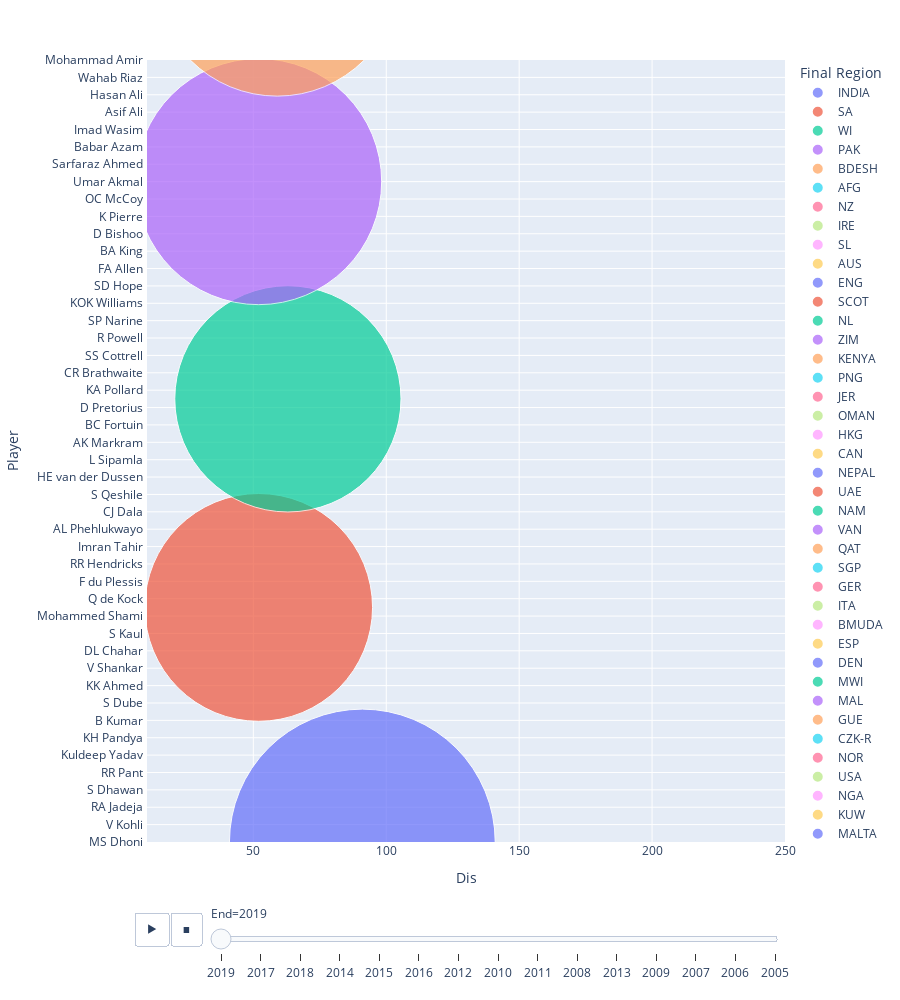

Source (notebook cell):
### Code cell
import plotly.express as px
px.scatter(fielding_t20, x="Dis", y="Player", animation_frame="End", animation_group="Final Region",
           size="Mat", color="Final Region", hover_name="Final Region",
           log_x=False, size_max=200, range_x=[10,250], range_y=[0,90], height=1000)
